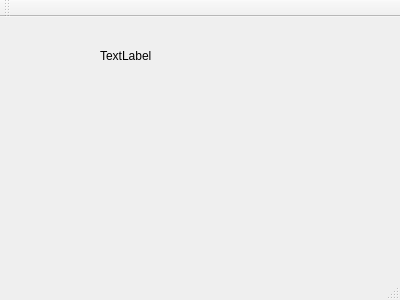
<?xml version="1.0" encoding="UTF-8"?>
<ui version="4.0">
 <class>MainWindow</class>
 <widget class="QMainWindow" name="MainWindow">
  <property name="geometry">
   <rect>
    <x>0</x>
    <y>0</y>
    <width>400</width>
    <height>300</height>
   </rect>
  </property>
  <property name="windowTitle">
   <string>MainWindow</string>
  </property>
  <widget class="QWidget" name="centralWidget">
   <widget class="QLabel" name="label">
    <property name="geometry">
     <rect>
      <x>100</x>
      <y>30</y>
      <width>67</width>
      <height>17</height>
     </rect>
    </property>
    <property name="text">
     <string>TextLabel</string>
    </property>
   </widget>
  </widget>
  <widget class="QMenuBar" name="menuBar">
   <property name="geometry">
    <rect>
     <x>0</x>
     <y>0</y>
     <width>400</width>
     <height>28</height>
    </rect>
   </property>
  </widget>
  <widget class="QToolBar" name="mainToolBar">
   <attribute name="toolBarArea">
    <enum>TopToolBarArea</enum>
   </attribute>
   <attribute name="toolBarBreak">
    <bool>false</bool>
   </attribute>
  </widget>
  <widget class="QStatusBar" name="statusBar"/>
 </widget>
 <layoutdefault spacing="6" margin="11"/>
 <resources/>
 <connections/>
</ui>
